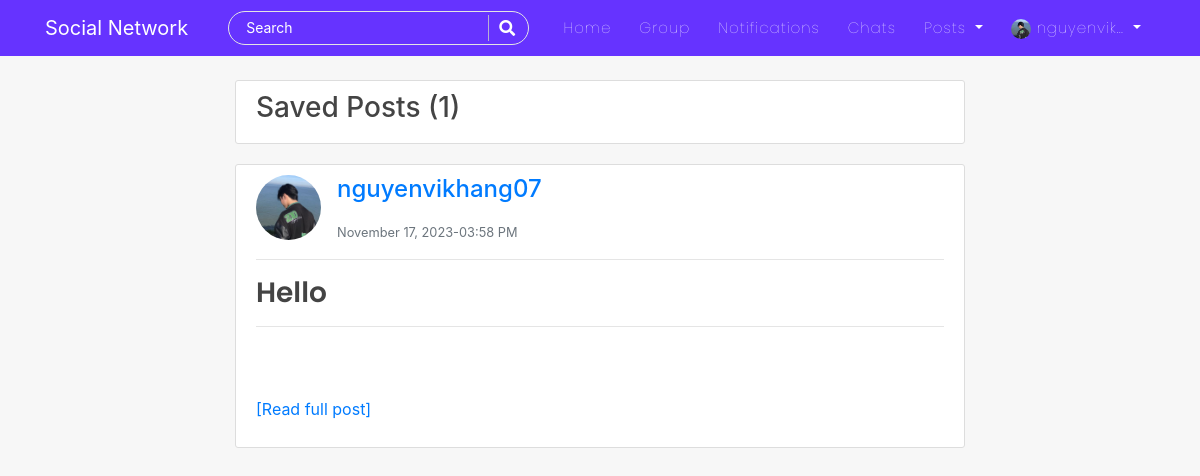
/saved-posts/ (signed in), run on the app's committed database.
### users/models.py (models this page shows, shortened)
class Profile(models.Model):
    user = models.OneToOneField(User, on_delete=models.CASCADE)
    is_online = models.BooleanField(default=False)
    following = models.ManyToManyField(User, related_name="following", blank=True)
    friends = models.ManyToManyField(User, related_name='my_friends', blank=True)
    bio = models.CharField(default="",blank=True,null=True,max_length=350)
    date_of_birth = models.CharField(blank=True,max_length=150)
    updated = models.DateTimeField(auto_now=True)
    created = models.DateTimeField(auto_now_add=True)
    image = models.ImageField(default='default.jpg', upload_to='profile_pics',blank=True, null=True)

### blog/models.py (models this page shows, shortened)
class Post(models.Model):
    title = models.CharField(max_length=150)
    content = RichTextField(blank=True, null=True)
    image = models.ImageField(upload_to='post_images', null=True, blank=True)
    date_posted = models.DateTimeField(default=timezone.now)
    date_updated = models.DateTimeField(auto_now=True)
    author = models.ForeignKey(User, on_delete=models.CASCADE)
    likes = models.ManyToManyField(User, related_name="blogpost", blank=True)
    saves = models.ManyToManyField(User, related_name="blogsave", blank=True)

### blog/views.py (the view)
# urls.py: path('saved-posts/', AllSaveView, name='all-save'),
@login_required
def AllSaveView(request):
    user = request.user
    saved_posts = user.blogsave.all()
    context = {
        'saved_posts':saved_posts
    }
    return render(request, 'blog/saved_posts.html', context)

### blog/templates/blog/saved_posts.html (shortened to what this page needs)
{% extends "blog/base.html" %}
{% block content %}
<div class="col-md-8 m-auto">
<div class="content-section">
  <h3>Saved Posts ({{saved_posts|length}})</h3>
</div>
    {% for post in saved_posts %}
    <article class="content-section" style="overflow: auto;">
      <div class="media">
          <img class="rounded-circle article-img" src="{{post.author.profile.image.url}}" alt="image">
          <div class="media-body">
              <p>
                <a class="mr-2 h4" href="{% url 'profile-detail-view' post.author.pk %}">{{ post.author }}</a>
              </p>
              <small class="text-muted">{{ post.date_posted|date:"F d, Y-h:i A" }}</small>
          </div>
      </div>
      <hr>
      <h3><a class="article-title" href="{% url 'post-detail' post.id %}">{{ post.title }}</a></h3>
      <hr>
      <p class="article-content">{{ post.content|safe|linebreaks|truncatewords_html:"20" }}<a href="{% url 'post-detail' post.id %}">[Read full post]</a></p>
    </article>
    {% endfor %}
</div>
{% endblock %}

### blog/templates/blog/navbar.html (shortened to what this page needs)
<nav class="navbar navbar-expand-lg navbar-dark bg-steel fixed-top">
    <div class="container">
      <a class="navbar-brand mr-4 pr-3" href="/">Social Network</a>
      <div class="collapse navbar-collapse" id="navbarToggle">
        <div class="navbar-nav mr-auto">
          <div id="searchbar" >
            <form method="GET" action="/search">
              <input required name="query" id="search" type="text" placeholder="Search">
              <button class="search-btn" type="submit"><i class="fas fa-search"></i></button>
            </form>
          </div>
        </div>
        <div class="navbar-nav">
          <a class="nav-item nav-link" href="{% url 'blog-home' %}">Home</a>
          <a class="nav-item nav-link" href="{% url 'groups:group' %}">Group</a>
          {% if user.is_authenticated %}
          <a class="nav-item nav-link" href="{% url 'show-notifications' %}">Notifications</a>
          <a class="nav-item nav-link" href="{% url 'room-enroll' %}">Chats</a>
          <div class="dropdown">
            <a class="dropdown-toggle nav-link" href="#" role="button" id="dropdownMenuLink1" data-toggle="dropdown" aria-haspopup="true" aria-expanded="false">
              Posts
            </a>
          </div>
          {% endif %}
          {% if user.is_authenticated %}
            <div class="dropdown">
              <a class="dropdown-toggle nav-link" href="#" role="button" id="dropdownMenuLink2" data-toggle="dropdown" aria-haspopup="true" aria-expanded="false">
                <img class="rounded-circle" style="height: 20px; width: 20px;" src="{{user.profile.image.url}}" alt="">&nbsp;{{user|truncatechars:"10"}}
              </a>
            </div>
          {% else %}
            <a class="nav-item nav-link" href="{% url 'account_login' %}">Login</a>
            <a class="nav-item nav-link" href="{% url 'register' %}">Register</a>
          {% endif %}
        </div>
      </div>
    </div>
</nav>

### blog/static/blog/main.css (style rules this page uses)
body { background: #f7f7f7; color: #333333; margin-top: 5rem; scroll-behavior: smooth; }
h1, h2, h3, h4, h5, h6 { color: #444444; }
.bg-steel { background: #6633FF; }
.site-header .navbar-nav .nav-link { color: #ffffff; font-family:'Poppins'; font-weight: 100; margin: 0px 6px; font-size: 15px; letter-spacing: 1px; }
.content-section { background: #ffffff; padding: 10px 20px; border: 1px solid #dddddd; border-radius: 3px; margin-bottom: 20px; }
.article-title { color: #444444; font-family: 'poppins'; font-weight: 600; }
.article-content { white-space: pre-line; }
.article-img { height: 65px; width: 65px; margin-right: 16px; }
#searchbar form { width: auto; display: flex; flex-direction: row; border-radius: 50px; padding: 3px 15px; background-color: transparent; border: 1px solid #e4e4e4; margin-right: 10px; }
#searchbar form input::placeholder { color: #fff; font-size: 14px; }
#searchbar form input { border: none; outline: none; color: #fff; font-size: 15px; flex: 1; background-color:transparent; }
.search-btn { color:#fff; border: none; width: 25px; padding-left: 10px; border-left: 1px solid rgba(202, 202, 202, 0.829); outline: none; background-color: transparent; }
.search-btn i { font-size: 16px; }

### data on the page
Post: author.profile.image (picture), author "nguyenvikhang07", date_posted "November 17, 2023-03:58 PM", title "Hello"

### other printed values
{{ user|truncatechars:"10" }} "nguyenvik…"
{{ saved_posts|length }} "1"
